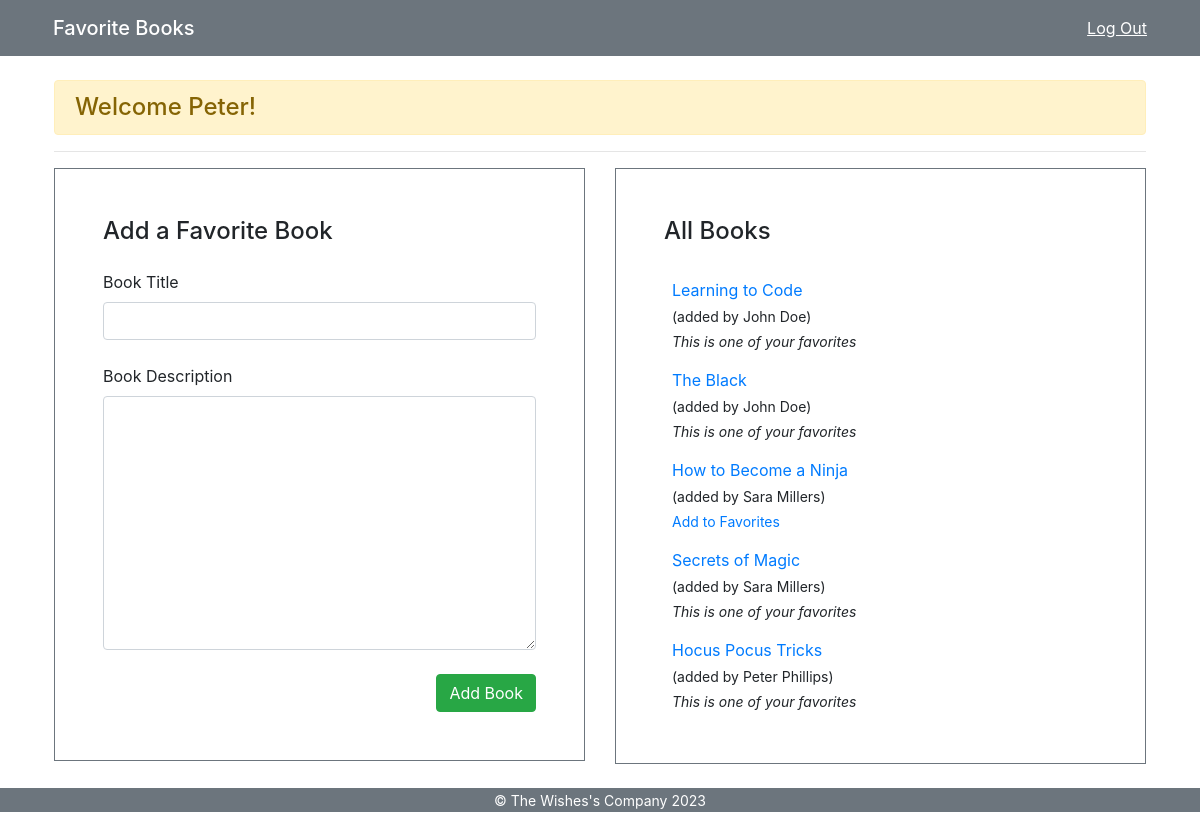
Page /books (signed in) on the committed database.
### user_books_app/models.py (models this page shows)
class User(models.Model):
    first_name = models.CharField(max_length=45)
    last_name = models.CharField(max_length=45)
    email = models.CharField(max_length=45)
    password = models.CharField(max_length=255)
    created_at = models.DateTimeField(auto_now=True)
    updated_at = models.DateTimeField(auto_now_add=True)
    objects = UserManager()

class Book(models.Model):
    title = models.CharField(max_length=255)
    description = models.TextField()
    uploaded_by = models.ForeignKey(User,related_name='books_uploaded', on_delete=models.CASCADE)
    users_who_like = models.ManyToManyField(User,related_name="liked_books")
    created_at = models.DateTimeField(auto_now=True)
    updated_at = models.DateTimeField(auto_now_add=True)
    objects = BookManager()

### user_books_app/views.py (the view)
# urls.py: 2. Add a URL to urlpatterns:  path('', views.home, name='home')
def home(request):
    if 'name' in request.session:
        currentUser = User.objects.get(id=request.session['id'])
        context = {
            'all_books': Book.objects.all(),
            'books_liked_by_current_user': currentUser.liked_books.all()
        }
        return render(request,'home.html', context)
    return redirect('/')

### user_books_app/templates/home.html (shortened to what this page needs)
{% extends "base.html" %}
{% block content %}
<h4 class="alert alert-warning">Welcome {{request.session.name}}!</h4>
<hr />
<div class="row align-items-stretch">
  <div class="col-md-6">
    <form
      class="border border-secondary p-5"
      action="/books/new"
      method="POST"
    >
      <p class="text-left h4 mb-4">Add a Favorite Book</p>
      <label for="defaulBookAddFormTitle">Book Title</label>
      <input
        type="text"
        id="defaulBookAddFormTitle"
        class="form-control mb-4"
        name="book_title"
      />
      <label for="defaulBookAddFormDescription">Book Description</label>
      <textarea
        id="defaulBookAddFormDescription"
        class="form-control"
        name="book_description"
        rows="10"
      ></textarea>
      <div class="text-right">
        <button class="btn btn-success mt-4" type="submit">Add Book</button>
      </div>
    </form>
  </div>
  <div class="col-md-6">
    <div class="border border-secondary p-5">
      <p class="text-left h4 mb-4">All Books</p>
      <div class="overflow-auto p-2" style="height:445px">
        {% for each_book in all_books %}
          <p class="mb-1">
            <a href="/books/{{each_book.id}}">{{each_book.title}}</a>
          </p>
          <p class="small mb-1">
            (added by {{each_book.uploaded_by.first_name}}
            {{each_book.uploaded_by.last_name}})
          </p>
          {% if each_book in books_liked_by_current_user %}
            <p class="small"><i>This is one of your favorites</i></p>
          {% else %}
          <p class="small">
            <a href="/books/{{each_book.id}}/add_to_favorites">Add to Favorites</a>
          </p>
          {% endif %}
        {% endfor %}
      </div>
    </div>
  </div>
</div>
{% endblock %}

### user_books_app/static/style.css (style rules this page uses)
* { margin: 0px; padding: 0px; }

### rows in the picture
User: session.name "Peter"
Book: title "Learning to Code", uploaded_by.first_name "John", uploaded_by.last_name "Doe", shows "This is one of your favorites"
Book: title "The Black", uploaded_by.first_name "John", uploaded_by.last_name "Doe", shows "This is one of your favorites"
Book: title "How to Become a Ninja", uploaded_by.first_name "Sara", uploaded_by.last_name "Millers"
Book: title "Secrets of Magic", uploaded_by.first_name "Sara", uploaded_by.last_name "Millers", shows "This is one of your favorites"
Book: title "Hocus Pocus Tricks", uploaded_by.first_name "Peter", uploaded_by.last_name "Phillips", shows "This is one of your favorites"
